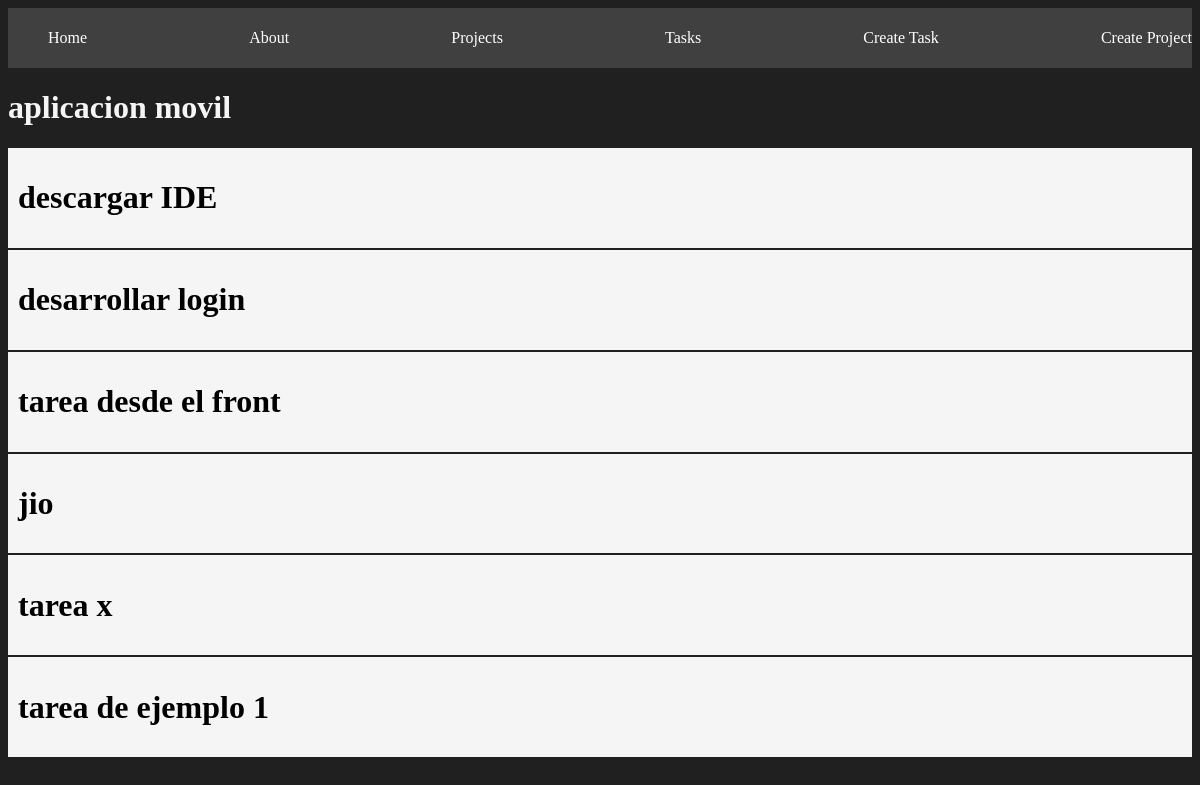
/projects/1, run on the app's committed database.
### myapp/models.py (models this page shows, shortened)
class Project(models.Model):
    name = models.CharField(max_length=200)
    def __str__(self) -> str:
        return self.name

class Task(models.Model):
    title = models.CharField(max_length=200)
    description = models.TextField()
    project = models.ForeignKey(Project, on_delete=models.CASCADE)
    done = models.BooleanField(default=False)

### myapp/views.py (the view)
# urls.py: path('projects/<int:id>', views.project_detail, name="projects_detail"),
def project_detail(request, id):
    project = get_object_or_404(Project, id=id)
    tasks = Task.objects.filter(project_id=id)
    return render(request, 'projects/detail.html',{
        'project' : project,
        'tasks' : tasks
    })

### myapp/templates/projects/detail.html
{% extends 'layouts/base.html' %}
{% block content%}
<h1>{{ project }}</h1>
{% for task in tasks %}
<div class="card">
    <h1>{{ task.title }}</h1>
</div>
{% endfor %}
{% endblock %}

### myapp/static/styles/main.css (style rules this page uses)
body { background: #202020; color: whitesmoke; }
.card { background: whitesmoke; color: black; padding: 10px; margin-bottom: 2px; }

### data on the page
Project: name "aplicacion movil"
Task: title "descargar IDE"
Task: title "desarrollar login"
Task: title "tarea desde el front"
Task: title "jio"
Task: title "tarea x"
Task: title "tarea de ejemplo 1"
